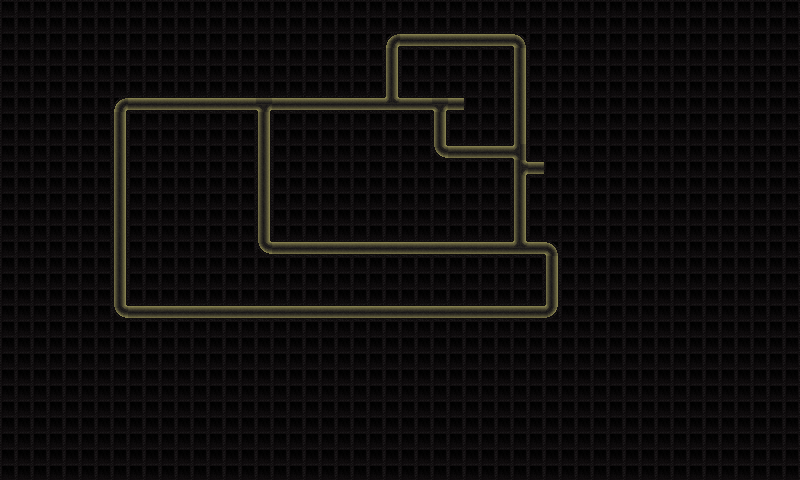

The image is a tile-based game level rendered from a .tmx file. Its description and source (layers, tilesets, objects; grid data summarised) follow:
An orthogonal 50x30 tile map with 16x16 px tiles, 1 tile layer (ground), 2 hidden layers not drawn, 4 tilesets and 2 objects.

<map version="1.0" orientation="orthogonal" renderorder="right-down" width="50" height="30" tilewidth="16" tileheight="16" nextobjectid="3">
 <tileset firstgid="1" name="spawnJaune" tilewidth="16" tileheight="16" tilecount="1" columns="1">
  <image source="spawnJaune.png" width="16" height="16" />
 </tileset>
 <tileset firstgid="2" name="spawnRouge" tilewidth="16" tileheight="16" tilecount="1" columns="1">
  <image source="spawnRouge.png" width="16" height="16" />
 </tileset>
 <tileset firstgid="3" name="tilemapBuilding" tilewidth="16" tileheight="16" tilecount="52" columns="26">
  <image source="tilemapBuilding.png" trans="ffffff" width="416" height="32" />
 </tileset>
 <tileset firstgid="55" name="tilemapGround" tilewidth="16" tileheight="16" tilecount="14" columns="14">
  <image source="tilemapGround.png" trans="ffffff" width="224" height="16" />
 </tileset>
 <layer name="ground" width="50" height="30">
  <properties>
   <property name="tileset" value="tilemapGround" />
  </properties>
  <data>[1500 cells, 1500 non-empty, 12 distinct tile ids]</data>
 </layer>
 <layer name="buildingBG" width="50" height="30" visible="0">
  <properties>
   <property name="tileset" value="tilemapBuilding" />
  </properties>
  <data>[1500 cells, 15 non-empty, 1 distinct tile ids]</data>
 </layer>
 <layer name="buildingFG" width="50" height="30" visible="0">
  <properties>
   <property name="tileset" value="tilemapBuilding" />
  </properties>
  <data>[1500 cells, 15 non-empty, 1 distinct tile ids]</data>
 </layer>
 <objectgroup name="spawn" visible="0">
  <object id="1" gid="1" x="528" y="176" width="16" height="16">
   <properties>
    <property name="count" value="0" />
    <property name="crowdSize" value="3" />
    <property name="delayFirstSpawn" value="0" />
    <property name="delaySpawns" value="0" />
   </properties>
  </object>
  <object id="2" gid="2" x="448" y="112" width="16" height="16">
   <properties>
    <property name="count" value="0" />
    <property name="crowdSize" value="4" />
    <property name="delayFirstSpawn" value="0" />
    <property name="delaySpawns" value="0" />
   </properties>
  </object>
 </objectgroup>
</map>
